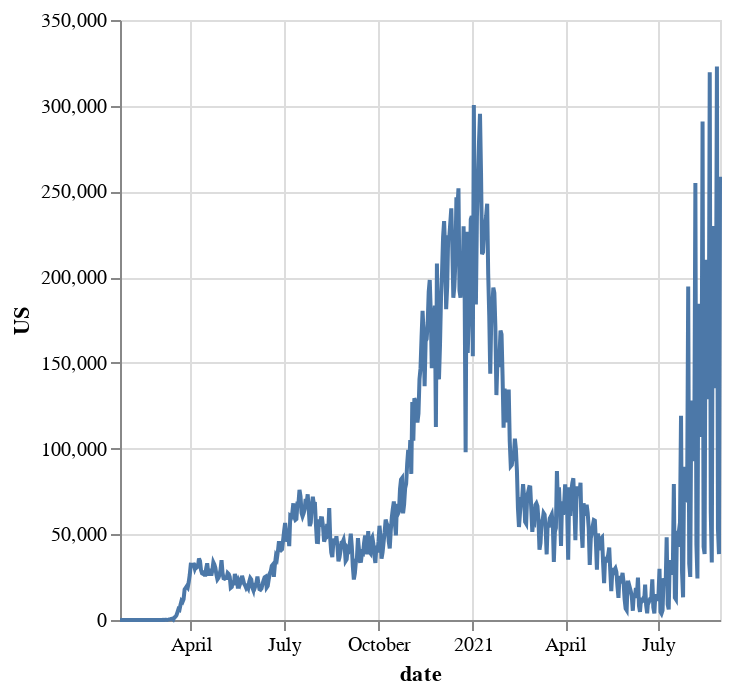

The code cell stored with this chart in its notebook:
### Code cell
alt.Chart(covid).mark_line().encode(x='date:T',y='US')

### Figure 1 — Vega-Lite specification as saved in the notebook (floating-point values rounded to 4 significant figures; data arrays with more than 128 entries replaced by an {"elided": "..."} marker saying what was removed)
{"config": {"view": {"continuousWidth": 300, "continuousHeight": 300}}, "data": {"name": "data-7e7989803d00f9692b01ca7fe49c2946"}, "mark": {"type": "line"}, "encoding": {"x": {"field": "date", "type": "temporal"}, "y": {"field": "US", "type": "quantitative"}}, "$schema": "https://vega.github.io/schema/vega-lite/v5.20.1.json", "datasets": {"data-7e7989803d00f9692b01ca7fe49c2946": {"elided": "586 records"}}}
